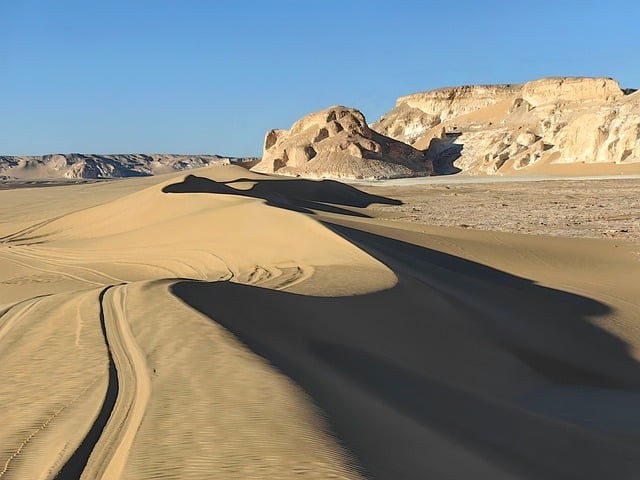
#> input picture images/view.jpg, 640 x 480 px
$ python 10_essential_function.py
#> lines starting #> are read from the running program, lines starting #| are printed output that depends on the picture; after the words box and inside, x2 and y2 are one past the last pixel; in counts of white or black regions, pixels touching at a corner belong together
import cv2 as cv
import os

# Get the current working directory
root = os.getcwd()

# Build the path to the image
imgPath = os.path.join(root, 'images/view.jpg')

# Read the image from the specified path
img = cv.imread(imgPath)
#> img is the input picture: shape (480, 640, 3); mean B, G, R 125.8, 134.7, 134.5

# Display the original image
cv.imshow('View', img)

# Convert the image to grayscale
gray = cv.cvtColor(img, cv.COLOR_BGR2GRAY)
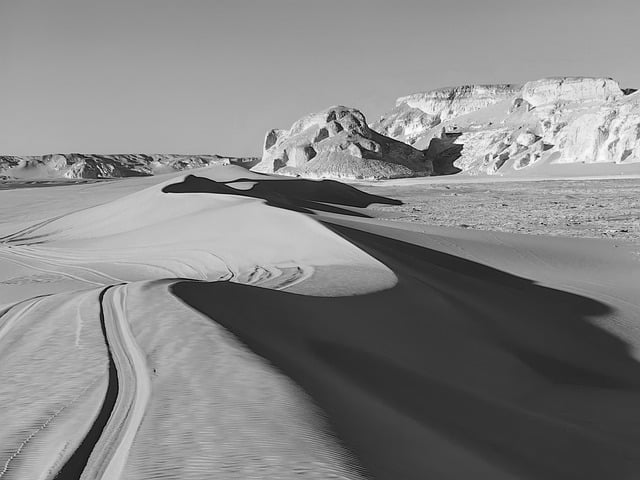
#> gray: shape (480, 640); min 1, max 254, mean 133.6
cv.imshow('Gray View', gray)

# Apply Gaussian blur to reduce noise and smooth the image
blur = cv.GaussianBlur(img, (11, 11), cv.BORDER_DEFAULT)
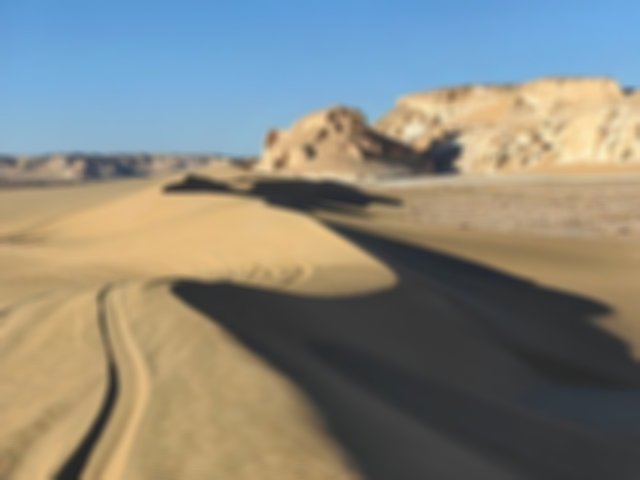
#> blur: shape (480, 640, 3); mean B, G, R 125.8, 134.7, 134.5
cv.imshow('Blur', blur)

# Detect edges using the Canny edge detection algorithm
canny = cv.Canny(img, 125, 175)
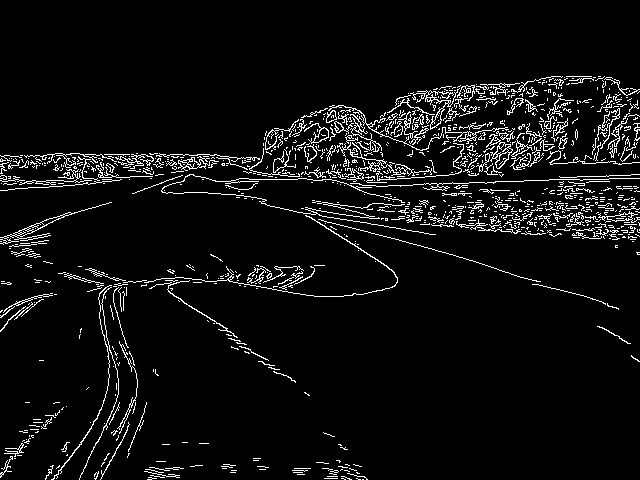
#> canny: shape (480, 640); 5.8% white in thin lines or dots, all inside (x1, y1, x2, y2) = (0, 76, 640, 480)
cv.imshow('Canny Edges', canny)

# Dilate the edges to make them thicker
dilated = cv.dilate(canny, (7, 7), iterations=3)
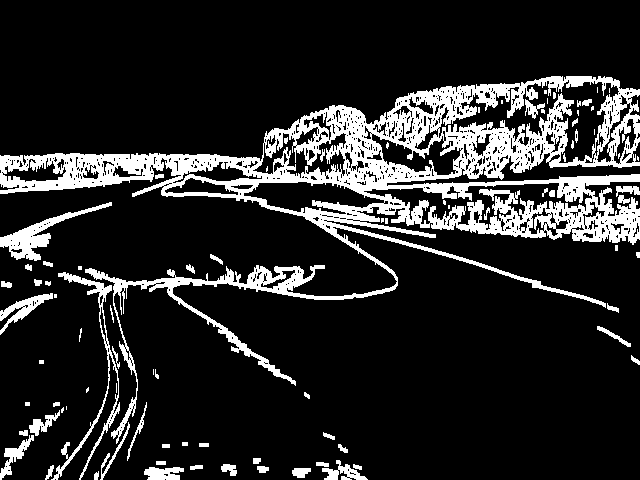
#> dilated: shape (480, 640); 15.8% white; 87 white regions (28 under 20 px), largest, box (x1, y1, x2, y2) and area: (0, 76, 640, 444) 40426, (0, 202, 112, 261) 1443, (51, 272, 120, 480) 1437
cv.imshow('Dilated', dilated)

# Erode the dilated image to thin the edges back
eroded = cv.erode(dilated, (7, 7), iterations=3)
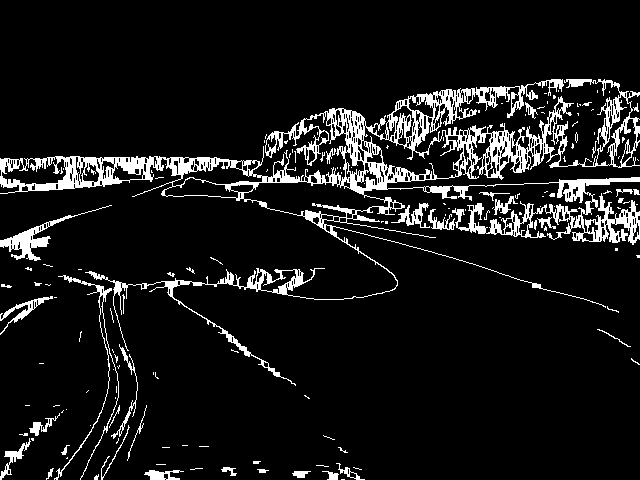
#> eroded: shape (480, 640); 9.2% white; 149 white regions (110 under 20 px), largest, box (x1, y1, x2, y2) and area: (0, 79, 640, 386) 22630, (0, 205, 112, 261) 939, (54, 275, 119, 480) 696
cv.imshow('Eroded', eroded)

# Resize the image to 500x500 pixels using cubic interpolation
resized = cv.resize(img, (500, 500), interpolation=cv.INTER_CUBIC)
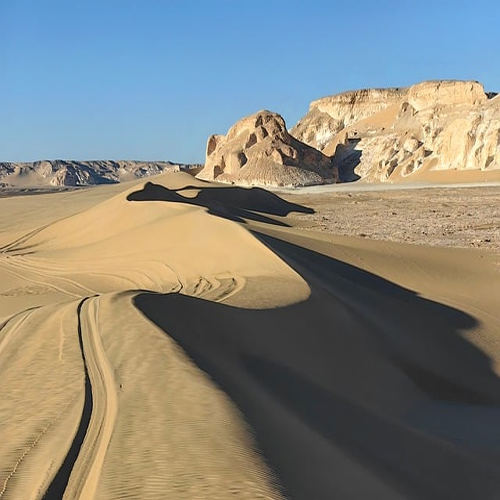
#> resized: shape (500, 500, 3); mean B, G, R 125.8, 134.7, 134.5
cv.imshow('Resized', resized)

# Crop a specific region of the image (y1:y2, x1:x2)
cropped = img[50:200, 200:400]
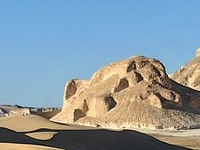
#> cropped: shape (150, 200, 3); mean B, G, R 162.7, 154.2, 138
cv.imshow('Cropped', cropped)

# Wait indefinitely until a key is pressed
cv.waitKey(0)

$ run again, with images/cat.jpg copied over images/view.jpg
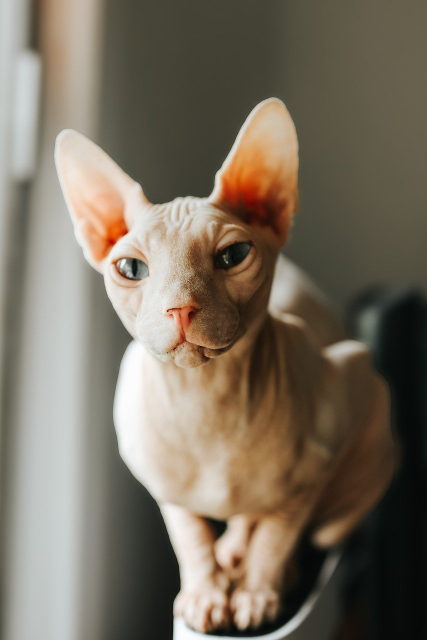
#> input picture images/cat.jpg, 853 x 1280 px (shown at 1/2 size)
#> img is the input picture: shape (1280, 853, 3); mean B, G, R 95.6, 110.6, 120.5
#> `canny = cv.Canny(img, 125, 175)`:
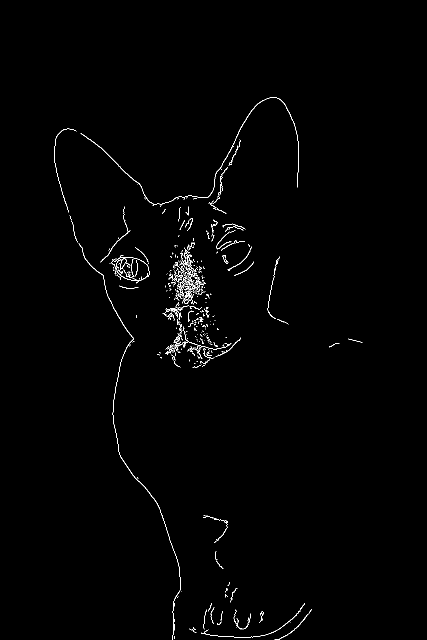
#> canny: shape (1280, 853) (shown at 1/2 size); 0.79% white in thin lines or dots, all inside (x1, y1, x2, y2) = (108, 194, 725, 1280)
#> dilated: shape (1280, 853); 2% white; 135 white regions (58 under 20 px), largest, box (x1, y1, x2, y2) and area: (330, 476, 463, 736) 5678, (161, 194, 598, 416) 2365, (157, 487, 362, 1280) 1976
#> eroded: shape (1280, 853); 0.97% white in thin lines or dots, all inside (x1, y1, x2, y2) = (108, 197, 725, 1280)
#> `cropped = img[50:200, 200:400]`:
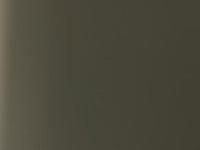
#> cropped: shape (150, 200, 3); mean B, G, R 59.6, 73.3, 75.6
